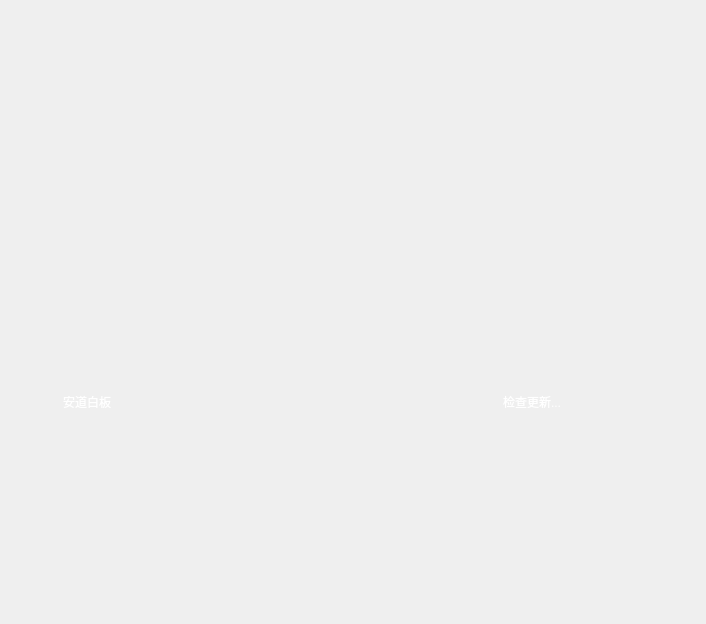
<?xml version="1.0" encoding="UTF-8"?>
<ui version="4.0">
 <class>InitApplication</class>
 <widget class="QWidget" name="InitApplication">
  <property name="geometry">
   <rect>
    <x>0</x>
    <y>0</y>
    <width>706</width>
    <height>624</height>
   </rect>
  </property>
  <property name="windowTitle">
   <string>Form</string>
  </property>
  <widget class="QWidget" name="verticalLayoutWidget">
   <property name="geometry">
    <rect>
     <x>50</x>
     <y>30</y>
     <width>511</width>
     <height>381</height>
    </rect>
   </property>
   <layout class="QVBoxLayout" name="verticalLayout">
    <item>
     <spacer name="verticalSpacer">
      <property name="orientation">
       <enum>Qt::Vertical</enum>
      </property>
      <property name="sizeHint" stdset="0">
       <size>
        <width>20</width>
        <height>40</height>
       </size>
      </property>
     </spacer>
    </item>
    <item>
     <layout class="QHBoxLayout" name="horizontalLayout">
      <item>
       <widget class="QLabel" name="label_logo">
        <property name="text">
         <string/>
        </property>
       </widget>
      </item>
      <item>
       <widget class="QLabel" name="label_applicationName">
        <property name="styleSheet">
         <string notr="true">QLabel{
color: white;
}</string>
        </property>
        <property name="text">
         <string>安道白板</string>
        </property>
       </widget>
      </item>
      <item>
       <spacer name="horizontalSpacer">
        <property name="orientation">
         <enum>Qt::Horizontal</enum>
        </property>
        <property name="sizeHint" stdset="0">
         <size>
          <width>1</width>
          <height>1</height>
         </size>
        </property>
       </spacer>
      </item>
      <item>
       <widget class="QLabel" name="label_tip">
        <property name="styleSheet">
         <string notr="true">QLabel{
color: white;
}</string>
        </property>
        <property name="text">
         <string>检查更新...</string>
        </property>
       </widget>
      </item>
     </layout>
    </item>
   </layout>
  </widget>
 </widget>
 <resources/>
 <connections/>
</ui>
